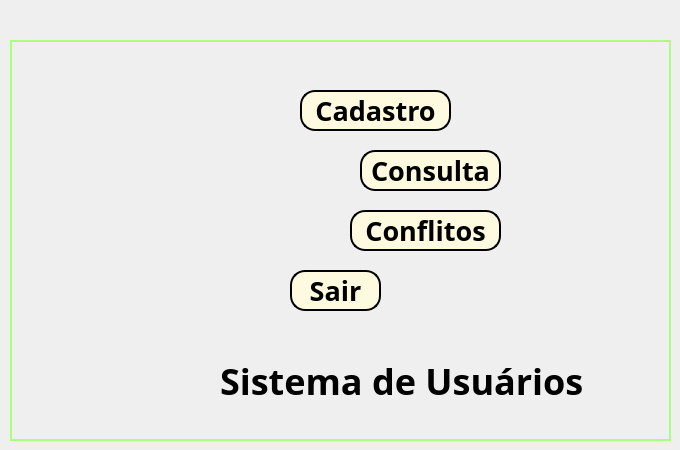
  <widget class="QWidget" name="centralwidget">
   <widget class="QLabel" name="label">
    <property name="geometry">
     <rect>
      <x>10</x>
      <y>40</y>
      <width>661</width>
      <height>401</height>
     </rect>
    </property>
    <property name="palette">
     <palette>
      <active>
       <colorrole role="WindowText">
        <brush brushstyle="SolidPattern">
         <color alpha="255">
          <red>170</red>
          <green>255</green>
          <blue>127</blue>
         </color>
        </brush>
       </colorrole>
       <colorrole role="Button">
        <brush brushstyle="SolidPattern">
         <color alpha="255">
          <red>40</red>
          <green>54</green>
          <blue>24</blue>
         </color>
        </brush>
       </colorrole>
       <colorrole role="Text">
        <brush brushstyle="SolidPattern">
         <color alpha="255">
          <red>170</red>
          <green>255</green>
          <blue>127</blue>
         </color>
        </brush>
       </colorrole>
       <colorrole role="ButtonText">
        <brush brushstyle="SolidPattern">
         <color alpha="255">
          <red>170</red>
          <green>255</green>
          <blue>127</blue>
         </color>
        </brush>
       </colorrole>
       <colorrole role="Base">
        <brush brushstyle="SolidPattern">
         <color alpha="255">
          <red>40</red>
          <green>54</green>
          <blue>24</blue>
         </color>
        </brush>
       </colorrole>
       <colorrole role="Window">
        <brush brushstyle="SolidPattern">
         <color alpha="255">
          <red>40</red>
          <green>54</green>
          <blue>24</blue>
         </color>
        </brush>
       </colorrole>
       <colorrole role="PlaceholderText">
        <brush brushstyle="NoBrush">
         <color alpha="128">
          <red>170</red>
          <green>255</green>
          <blue>127</blue>
         </color>
        </brush>
       </colorrole>
      </active>
      <inactive>
       <colorrole role="WindowText">
        <brush brushstyle="SolidPattern">
         <color alpha="255">
          <red>170</red>
          <green>255</green>
          <blue>127</blue>
         </color>
        </brush>
       </colorrole>
       <colorrole role="Button">
        <brush brushstyle="SolidPattern">
         <color alpha="255">
          <red>40</red>
          <green>54</green>
          <blue>24</blue>
         </color>
        </brush>
       </colorrole>
       <colorrole role="Text">
        <brush brushstyle="SolidPattern">
         <color alpha="255">
          <red>170</red>
          <green>255</green>
          <blue>127</blue>
         </color>
        </brush>
       </colorrole>
       <colorrole role="ButtonText">
        <brush brushstyle="SolidPattern">
         <color alpha="255">
          <red>170</red>
          <green>255</green>
          <blue>127</blue>
         </color>
        </brush>
       </colorrole>
       <colorrole role="Base">
        <brush brushstyle="SolidPattern">
         <color alpha="255">
          <red>40</red>
          <green>54</green>
          <blue>24</blue>
         </color>
        </brush>
       </colorrole>
       <colorrole role="Window">
        <brush brushstyle="SolidPattern">
         <color alpha="255">
          <red>40</red>
          <green>54</green>
          <blue>24</blue>
         </color>
        </brush>
       </colorrole>
       <colorrole role="PlaceholderText">
        <brush brushstyle="NoBrush">
         <color alpha="128">
          <red>170</red>
          <green>255</green>
          <blue>127</blue>
         </color>
        </brush>
       </colorrole>
      </inactive>
      <disabled>
       <colorrole role="WindowText">
        <brush brushstyle="SolidPattern">
         <color alpha="255">
          <red>170</red>
          <green>255</green>
          <blue>127</blue>
         </color>
        </brush>
       </colorrole>
       <colorrole role="Button">
        <brush brushstyle="SolidPattern">
         <color alpha="255">
          <red>40</red>
          <green>54</green>
          <blue>24</blue>
         </color>
        </brush>
       </colorrole>
       <colorrole role="Text">
        <brush brushstyle="SolidPattern">
         <color alpha="255">
          <red>170</red>
          <green>255</green>
          <blue>127</blue>
         </color>
        </brush>
       </colorrole>
       <colorrole role="ButtonText">
        <brush brushstyle="SolidPattern">
         <color alpha="255">
          <red>170</red>
          <green>255</green>
          <blue>127</blue>
         </color>
        </brush>
       </colorrole>
       <colorrole role="Base">
        <brush brushstyle="SolidPattern">
         <color alpha="255">
          <red>40</red>
          <green>54</green>
          <blue>24</blue>
         </color>
        </brush>
       </colorrole>
       <colorrole role="Window">
        <brush brushstyle="SolidPattern">
         <color alpha="255">
          <red>40</red>
          <green>54</green>
          <blue>24</blue>
         </color>
        </brush>
       </colorrole>
       <colorrole role="PlaceholderText">
        <brush brushstyle="NoBrush">
         <color alpha="128">
          <red>170</red>
          <green>255</green>
          <blue>127</blue>
         </color>
        </brush>
       </colorrole>
      </disabled>
     </palette>
    </property>
    <property name="font">
     <font>
      <family>Impact</family>
      <pointsize>48</pointsize>
      <weight>50</weight>
      <italic>false</italic>
      <bold>false</bold>
      <underline>false</underline>
      <strikeout>false</strikeout>
      <stylestrategy>PreferDefault</stylestrategy>
      <kerning>true</kerning>
     </font>
    </property>
    <property name="autoFillBackground">
     <bool>false</bool>
    </property>
    <property name="styleSheet">
     <string notr="true">color: rgb(170, 255, 127);
</string>
    </property>
    <property name="frameShape">
     <enum>QFrame::WinPanel</enum>
    </property>
    <property name="frameShadow">
     <enum>QFrame::Plain</enum>
    </property>
    <property name="text">
     <string/>
    </property>
    <property name="pixmap">
     <pixmap>../../../../Downloads/machine-learning-628x353.png</pixmap>
    </property>
    <property name="scaledContents">
     <bool>false</bool>
    </property>
    <property name="wordWrap">
     <bool>false</bool>
    </property>
    <property name="margin">
     <number>0</number>
    </property>
    <property name="openExternalLinks">
     <bool>false</bool>
    </property>
   </widget>
   <widget class="QPushButton" name="cadastro">
    <property name="geometry">
     <rect>
      <x>300</x>
      <y>90</y>
      <width>151</width>
      <height>41</height>
     </rect>
    </property>
    <property name="palette">
     <palette>
      <active>
       <colorrole role="WindowText">
        <brush brushstyle="SolidPattern">
         <color alpha="255">
          <red>0</red>
          <green>0</green>
          <blue>0</blue>
         </color>
        </brush>
       </colorrole>
       <colorrole role="Button">
        <brush brushstyle="SolidPattern">
         <color alpha="255">
          <red>254</red>
          <green>250</green>
          <blue>224</blue>
         </color>
        </brush>
       </colorrole>
       <colorrole role="Light">
        <brush brushstyle="SolidPattern">
         <color alpha="255">
          <red>255</red>
          <green>255</green>
          <blue>255</blue>
         </color>
        </brush>
       </colorrole>
       <colorrole role="Midlight">
        <brush brushstyle="SolidPattern">
         <color alpha="255">
          <red>255</red>
          <green>255</green>
          <blue>191</blue>
         </color>
        </brush>
       </colorrole>
       <colorrole role="Dark">
        <brush brushstyle="SolidPattern">
         <color alpha="255">
          <red>127</red>
          <green>127</green>
          <blue>63</blue>
         </color>
        </brush>
       </colorrole>
       <colorrole role="Mid">
        <brush brushstyle="SolidPattern">
         <color alpha="255">
          <red>170</red>
          <green>170</green>
          <blue>84</blue>
         </color>
        </brush>
       </colorrole>
       <colorrole role="Text">
        <brush brushstyle="SolidPattern">
         <color alpha="255">
          <red>0</red>
          <green>0</green>
          <blue>0</blue>
         </color>
        </brush>
       </colorrole>
       <colorrole role="BrightText">
        <brush brushstyle="SolidPattern">
         <color alpha="255">
          <red>255</red>
          <green>255</green>
          <blue>255</blue>
         </color>
        </brush>
       </colorrole>
       <colorrole role="ButtonText">
        <brush brushstyle="SolidPattern">
         <color alpha="255">
          <red>0</red>
          <green>0</green>
          <blue>0</blue>
         </color>
        </brush>
       </colorrole>
       <colorrole role="Base">
        <brush brushstyle="SolidPattern">
         <color alpha="255">
          <red>254</red>
          <green>250</green>
          <blue>224</blue>
         </color>
        </brush>
       </colorrole>
       <colorrole role="Window">
        <brush brushstyle="SolidPattern">
         <color alpha="255">
          <red>254</red>
          <green>250</green>
          <blue>224</blue>
         </color>
        </brush>
       </colorrole>
       <colorrole role="Shadow">
        <brush brushstyle="SolidPattern">
         <color alpha="255">
          <red>0</red>
          <green>0</green>
          <blue>0</blue>
         </color>
        </brush>
       </colorrole>
       <colorrole role="AlternateBase">
        <brush brushstyle="SolidPattern">
         <color alpha="255">
          <red>255</red>
          <green>255</green>
          <blue>191</blue>
         </color>
        </brush>
       </colorrole>
       <colorrole role="ToolTipBase">
        <brush brushstyle="SolidPattern">
         <color alpha="255">
          <red>255</red>
          <green>255</green>
          <blue>220</blue>
         </color>
        </brush>
       </colorrole>
       <colorrole role="ToolTipText">
        <brush brushstyle="SolidPattern">
         <color alpha="255">
          <red>0</red>
          <green>0</green>
          <blue>0</blue>
         </color>
        </brush>
       </colorrole>
       <colorrole role="PlaceholderText">
        <brush brushstyle="NoBrush">
         <color alpha="128">
          <red>0</red>
          <green>0</green>
          <blue>0</blue>
         </color>
        </brush>
       </colorrole>
      </active>
      <inactive>
       <colorrole role="WindowText">
        <brush brushstyle="SolidPattern">
         <color alpha="255">
          <red>0</red>
          <green>0</green>
          <blue>0</blue>
         </color>
        </brush>
       </colorrole>
       <colorrole role="Button">
        <brush brushstyle="SolidPattern">
         <color alpha="255">
          <red>254</red>
          <green>250</green>
          <blue>224</blue>
         </color>
        </brush>
       </colorrole>
       <colorrole role="Light">
        <brush brushstyle="SolidPattern">
         <color alpha="255">
          <red>255</red>
          <green>255</green>
          <blue>255</blue>
         </color>
        </brush>
       </colorrole>
       <colorrole role="Midlight">
        <brush brushstyle="SolidPattern">
         <color alpha="255">
          <red>255</red>
          <green>255</green>
          <blue>191</blue>
         </color>
        </brush>
       </colorrole>
       <colorrole role="Dark">
        <brush brushstyle="SolidPattern">
         <color alpha="255">
          <red>127</red>
          <green>127</green>
          <blue>63</blue>
         </color>
        </brush>
       </colorrole>
       <colorrole role="Mid">
        <brush brushstyle="SolidPattern">
         <color alpha="255">
          <red>170</red>
          <green>170</green>
          <blue>84</blue>
         </color>
        </brush>
       </colorrole>
       <colorrole role="Text">
        <brush brushstyle="SolidPattern">
         <color alpha="255">
          <red>0</red>
          <green>0</green>
          <blue>0</blue>
         </color>
        </brush>
       </colorrole>
       <colorrole role="BrightText">
        <brush brushstyle="SolidPattern">
         <color alpha="255">
          <red>255</red>
          <green>255</green>
          <blue>255</blue>
         </color>
        </brush>
       </colorrole>
       <colorrole role="ButtonText">
        <brush brushstyle="SolidPattern">
         <color alpha="255">
          <red>0</red>
          <green>0</green>
          <blue>0</blue>
         </color>
        </brush>
       </colorrole>
       <colorrole role="Base">
        <brush brushstyle="SolidPattern">
         <color alpha="255">
          <red>254</red>
          <green>250</green>
          <blue>224</blue>
         </color>
        </brush>
       </colorrole>
       <colorrole role="Window">
        <brush brushstyle="SolidPattern">
         <color alpha="255">
          <red>254</red>
          <green>250</green>
          <blue>224</blue>
         </color>
        </brush>
       </colorrole>
       <colorrole role="Shadow">
        <brush brushstyle="SolidPattern">
         <color alpha="255">
          <red>0</red>
          <green>0</green>
          <blue>0</blue>
         </color>
        </brush>
       </colorrole>
       <colorrole role="AlternateBase">
        <brush brushstyle="SolidPattern">
         <color alpha="255">
          <red>255</red>
          <green>255</green>
          <blue>191</blue>
         </color>
        </brush>
       </colorrole>
       <colorrole role="ToolTipBase">
        <brush brushstyle="SolidPattern">
         <color alpha="255">
          <red>255</red>
          <green>255</green>
          <blue>220</blue>
         </color>
        </brush>
       </colorrole>
       <colorrole role="ToolTipText">
        <brush brushstyle="SolidPattern">
         <color alpha="255">
          <red>0</red>
          <green>0</green>
          <blue>0</blue>
         </color>
        </brush>
       </colorrole>
       <colorrole role="PlaceholderText">
        <brush brushstyle="NoBrush">
         <color alpha="128">
          <red>0</red>
          <green>0</green>
          <blue>0</blue>
         </color>
        </brush>
       </colorrole>
      </inactive>
      <disabled>
       <colorrole role="WindowText">
        <brush brushstyle="SolidPattern">
         <color alpha="255">
          <red>0</red>
          <green>0</green>
          <blue>0</blue>
         </color>
        </brush>
       </colorrole>
       <colorrole role="Button">
        <brush brushstyle="SolidPattern">
         <color alpha="255">
          <red>254</red>
          <green>250</green>
          <blue>224</blue>
         </color>
        </brush>
       </colorrole>
       <colorrole role="Light">
        <brush brushstyle="SolidPattern">
         <color alpha="255">
          <red>255</red>
          <green>255</green>
          <blue>255</blue>
         </color>
        </brush>
       </colorrole>
       <colorrole role="Midlight">
        <brush brushstyle="SolidPattern">
         <color alpha="255">
          <red>255</red>
          <green>255</green>
          <blue>191</blue>
         </color>
        </brush>
       </colorrole>
       <colorrole role="Dark">
        <brush brushstyle="SolidPattern">
         <color alpha="255">
          <red>127</red>
          <green>127</green>
          <blue>63</blue>
         </color>
        </brush>
       </colorrole>
       <colorrole role="Mid">
        <brush brushstyle="SolidPattern">
         <color alpha="255">
          <red>170</red>
          <green>170</green>
          <blue>84</blue>
         </color>
        </brush>
       </colorrole>
       <colorrole role="Text">
        <brush brushstyle="SolidPattern">
         <color alpha="255">
          <red>0</red>
          <green>0</green>
          <blue>0</blue>
         </color>
        </brush>
       </colorrole>
       <colorrole role="BrightText">
        <brush brushstyle="SolidPattern">
         <color alpha="255">
          <red>255</red>
          <green>255</green>
          <blue>255</blue>
         </color>
        </brush>
       </colorrole>
       <colorrole role="ButtonText">
        <brush brushstyle="SolidPattern">
         <color alpha="255">
          <red>0</red>
          <green>0</green>
          <blue>0</blue>
         </color>
        </brush>
       </colorrole>
       <colorrole role="Base">
        <brush brushstyle="SolidPattern">
         <color alpha="255">
          <red>254</red>
          <green>250</green>
          <blue>224</blue>
         </color>
        </brush>
       </colorrole>
       <colorrole role="Window">
        <brush brushstyle="SolidPattern">
         <color alpha="255">
          <red>254</red>
          <green>250</green>
          <blue>224</blue>
         </color>
        </brush>
       </colorrole>
       <colorrole role="Shadow">
        <brush brushstyle="SolidPattern">
         <color alpha="255">
          <red>0</red>
          <green>0</green>
          <blue>0</blue>
         </color>
        </brush>
       </colorrole>
       <colorrole role="AlternateBase">
        <brush brushstyle="SolidPattern">
         <color alpha="255">
          <red>255</red>
          <green>255</green>
          <blue>127</blue>
         </color>
        </brush>
       </colorrole>
       <colorrole role="ToolTipBase">
        <brush brushstyle="SolidPattern">
         <color alpha="255">
          <red>255</red>
          <green>255</green>
          <blue>220</blue>
         </color>
        </brush>
       </colorrole>
       <colorrole role="ToolTipText">
        <brush brushstyle="SolidPattern">
         <color alpha="255">
          <red>0</red>
          <green>0</green>
          <blue>0</blue>
         </color>
        </brush>
       </colorrole>
       <colorrole role="PlaceholderText">
        <brush brushstyle="NoBrush">
         <color alpha="128">
          <red>0</red>
          <green>0</green>
          <blue>0</blue>
         </color>
        </brush>
       </colorrole>
      </disabled>
     </palette>
    </property>
    <property name="font">
     <font>
      <family>Arial Black</family>
      <pointsize>20</pointsize>
      <weight>75</weight>
      <bold>true</bold>
     </font>
    </property>
    <property name="styleSheet">
     <string notr="true">border-radius: 15px;
color: rgb(0, 0, 0);
border-color: rgb(0, 0, 0);
border-style: outset;
border-width: 2px;
background-color: rgb(254, 250, 224);</string>
    </property>
    <property name="text">
     <string>Cadastro</string>
    </property>
   </widget>
   <widget class="QPushButton" name="consulta">
    <property name="geometry">
     <rect>
      <x>360</x>
      <y>150</y>
      <width>141</width>
      <height>41</height>
     </rect>
    </property>
    <property name="font">
     <font>
      <family>Arial Black</family>
      <pointsize>20</pointsize>
      <weight>75</weight>
      <bold>true</bold>
     </font>
    </property>
    <property name="styleSheet">
     <string notr="true">border-radius: 15px;
color: rgb(0, 0, 0);
border-color: rgb(0, 0, 0);
border-style: outset;
border-width: 2px;
background-color: rgb(254, 250, 224);</string>
    </property>
    <property name="text">
     <string>Consulta</string>
    </property>
    <property name="autoExclusive">
     <bool>false</bool>
    </property>
    <property name="autoDefault">
     <bool>false</bool>
    </property>
    <property name="default">
     <bool>false</bool>
    </property>
    <property name="flat">
     <bool>false</bool>
    </property>
   </widget>
   <widget class="QPushButton" name="sair">
    <property name="geometry">
     <rect>
      <x>290</x>
      <y>270</y>
      <width>91</width>
      <height>41</height>
     </rect>
    </property>
    <property name="palette">
     <palette>
      <active>
       <colorrole role="WindowText">
        <brush brushstyle="SolidPattern">
         <color alpha="255">
          <red>0</red>
          <green>0</green>
          <blue>0</blue>
         </color>
        </brush>
       </colorrole>
       <colorrole role="Button">
        <brush brushstyle="SolidPattern">
         <color alpha="255">
          <red>254</red>
          <green>250</green>
          <blue>224</blue>
         </color>
        </brush>
       </colorrole>
       <colorrole role="Text">
        <brush brushstyle="SolidPattern">
         <color alpha="255">
          <red>0</red>
          <green>0</green>
          <blue>0</blue>
         </color>
        </brush>
       </colorrole>
       <colorrole role="ButtonText">
        <brush brushstyle="SolidPattern">
         <color alpha="255">
          <red>0</red>
          <green>0</green>
          <blue>0</blue>
         </color>
        </brush>
       </colorrole>
       <colorrole role="Base">
        <brush brushstyle="SolidPattern">
         <color alpha="255">
          <red>254</red>
          <green>250</green>
          <blue>224</blue>
         </color>
        </brush>
       </colorrole>
       <colorrole role="Window">
        <brush brushstyle="SolidPattern">
         <color alpha="255">
          <red>254</red>
          <green>250</green>
          <blue>224</blue>
         </color>
        </brush>
       </colorrole>
       <colorrole role="PlaceholderText">
        <brush brushstyle="NoBrush">
         <color alpha="128">
          <red>0</red>
          <green>0</green>
          <blue>0</blue>
         </color>
        </brush>
       </colorrole>
      </active>
      <inactive>
       <colorrole role="WindowText">
        <brush brushstyle="SolidPattern">
         <color alpha="255">
          <red>0</red>
          <green>0</green>
          <blue>0</blue>
         </color>
        </brush>
       </colorrole>
       <colorrole role="Button">
        <brush brushstyle="SolidPattern">
         <color alpha="255">
          <red>254</red>
          <green>250</green>
          <blue>224</blue>
         </color>
        </brush>
       </colorrole>
       <colorrole role="Text">
        <brush brushstyle="SolidPattern">
         <color alpha="255">
          <red>0</red>
          <green>0</green>
          <blue>0</blue>
         </color>
        </brush>
       </colorrole>
       <colorrole role="ButtonText">
        <brush brushstyle="SolidPattern">
         <color alpha="255">
          <red>0</red>
          <green>0</green>
          <blue>0</blue>
         </color>
        </brush>
       </colorrole>
       <colorrole role="Base">
        <brush brushstyle="SolidPattern">
         <color alpha="255">
          <red>254</red>
          <green>250</green>
          <blue>224</blue>
         </color>
        </brush>
       </colorrole>
       <colorrole role="Window">
        <brush brushstyle="SolidPattern">
         <color alpha="255">
          <red>254</red>
          <green>250</green>
          <blue>224</blue>
         </color>
        </brush>
       </colorrole>
       <colorrole role="PlaceholderText">
        <brush brushstyle="NoBrush">
         <color alpha="128">
          <red>0</red>
          <green>0</green>
          <blue>0</blue>
         </color>
        </brush>
       </colorrole>
      </inactive>
      <disabled>
       <colorrole role="WindowText">
        <brush brushstyle="SolidPattern">
         <color alpha="255">
          <red>0</red>
          <green>0</green>
          <blue>0</blue>
         </color>
        </brush>
       </colorrole>
       <colorrole role="Button">
        <brush brushstyle="SolidPattern">
         <color alpha="255">
          <red>254</red>
          <green>250</green>
          <blue>224</blue>
         </color>
        </brush>
       </colorrole>
       <colorrole role="Text">
        <brush brushstyle="SolidPattern">
         <color alpha="255">
          <red>0</red>
          <green>0</green>
          <blue>0</blue>
         </color>
        </brush>
       </colorrole>
       <colorrole role="ButtonText">
        <brush brushstyle="SolidPattern">
         <color alpha="255">
          <red>0</red>
          <green>0</green>
          <blue>0</blue>
         </color>
        </brush>
       </colorrole>
       <colorrole role="Base">
        <brush brushstyle="SolidPattern">
         <color alpha="255">
          <red>254</red>
          <green>250</green>
          <blue>224</blue>
         </color>
        </brush>
       </colorrole>
       <colorrole role="Window">
        <brush brushstyle="SolidPattern">
         <color alpha="255">
          <red>254</red>
          <green>250</green>
          <blue>224</blue>
         </color>
        </brush>
       </colorrole>
       <colorrole role="PlaceholderText">
        <brush brushstyle="NoBrush">
         <color alpha="128">
          <red>0</red>
          <green>0</green>
          <blue>0</blue>
         </color>
        </brush>
       </colorrole>
      </disabled>
     </palette>
    </property>
    <property name="font">
     <font>
      <family>Arial Black</family>
      <pointsize>20</pointsize>
      <weight>75</weight>
      <bold>true</bold>
     </font>
    </property>
    <property name="autoFillBackground">
     <bool>false</bool>
    </property>
    <property name="styleSheet">
     <string notr="true">border-radius: 15px;
color: rgb(0, 0, 0);
border-color: rgb(0, 0, 0);
border-style: outset;
border-width: 2px;
background-color: rgb(254, 250, 224);</string>
    </property>
    <property name="text">
     <string>Sair</string>
    </property>
   </widget>
   <widget class="QPushButton" name="conflitos1">
    <property name="geometry">
     <rect>
      <x>350</x>
      <y>210</y>
      <width>151</width>
      <height>41</height>
     </rect>
    </property>
    <property name="palette">
     <palette>
      <active>
       <colorrole role="WindowText">
        <brush brushstyle="SolidPattern">
         <color alpha="255">
          <red>0</red>
          <green>0</green>
          <blue>0</blue>
         </color>
        </brush>
       </colorrole>
       <colorrole role="Button">
        <brush brushstyle="SolidPattern">
         <color alpha="255">
          <red>254</red>
          <green>250</green>
          <blue>224</blue>
         </color>
        </brush>
       </colorrole>
       <colorrole role="Text">
        <brush brushstyle="SolidPattern">
         <color alpha="255">
          <red>0</red>
          <green>0</green>
          <blue>0</blue>
         </color>
        </brush>
       </colorrole>
       <colorrole role="ButtonText">
        <brush brushstyle="SolidPattern">
         <color alpha="255">
          <red>0</red>
          <green>0</green>
          <blue>0</blue>
         </color>
        </brush>
       </colorrole>
       <colorrole role="Base">
        <brush brushstyle="SolidPattern">
         <color alpha="255">
          <red>254</red>
          <green>250</green>
          <blue>224</blue>
         </color>
        </brush>
       </colorrole>
       <colorrole role="Window">
        <brush brushstyle="SolidPattern">
         <color alpha="255">
          <red>254</red>
          <green>250</green>
          <blue>224</blue>
         </color>
        </brush>
       </colorrole>
       <colorrole role="PlaceholderText">
        <brush brushstyle="NoBrush">
         <color alpha="128">
          <red>0</red>
          <green>0</green>
          <blue>0</blue>
         </color>
        </brush>
       </colorrole>
      </active>
      <inactive>
       <colorrole role="WindowText">
        <brush brushstyle="SolidPattern">
         <color alpha="255">
          <red>0</red>
          <green>0</green>
          <blue>0</blue>
         </color>
        </brush>
       </colorrole>
       <colorrole role="Button">
        <brush brushstyle="SolidPattern">
         <color alpha="255">
          <red>254</red>
          <green>250</green>
          <blue>224</blue>
         </color>
        </brush>
       </colorrole>
       <colorrole role="Text">
        <brush brushstyle="SolidPattern">
         <color alpha="255">
          <red>0</red>
          <green>0</green>
          <blue>0</blue>
         </color>
        </brush>
       </colorrole>
       <colorrole role="ButtonText">
        <brush brushstyle="SolidPattern">
         <color alpha="255">
          <red>0</red>
          <green>0</green>
          <blue>0</blue>
         </color>
        </brush>
       </colorrole>
       <colorrole role="Base">
        <brush brushstyle="SolidPattern">
         <color alpha="255">
          <red>254</red>
          <green>250</green>
          <blue>224</blue>
         </color>
        </brush>
       </colorrole>
       <colorrole role="Window">
        <brush brushstyle="SolidPattern">
         <color alpha="255">
          <red>254</red>
          <green>250</green>
          <blue>224</blue>
         </color>
        </brush>
       </colorrole>
       <colorrole role="PlaceholderText">
        <brush brushstyle="NoBrush">
         <color alpha="128">
          <red>0</red>
          <green>0</green>
          <blue>0</blue>
         </color>
        </brush>
       </colorrole>
      </inactive>
      <disabled>
       <colorrole role="WindowText">
        <brush brushstyle="SolidPattern">
         <color alpha="255">
          <red>0</red>
          <green>0</green>
          <blue>0</blue>
         </color>
        </brush>
       </colorrole>
       <colorrole role="Button">
        <brush brushstyle="SolidPattern">
         <color alpha="255">
          <red>254</red>
          <green>250</green>
          <blue>224</blue>
         </color>
        </brush>
       </colorrole>
       <colorrole role="Text">
        <brush brushstyle="SolidPattern">
         <color alpha="255">
          <red>0</red>
          <green>0</green>
          <blue>0</blue>
         </color>
        </brush>
       </colorrole>
       <colorrole role="ButtonText">
        <brush brushstyle="SolidPattern">
         <color alpha="255">
          <red>0</red>
          <green>0</green>
          <blue>0</blue>
         </color>
        </brush>
       </colorrole>
       <colorrole role="Base">
        <brush brushstyle="SolidPattern">
         <color alpha="255">
          <red>254</red>
          <green>250</green>
          <blue>224</blue>
         </color>
        </brush>
       </colorrole>
       <colorrole role="Window">
        <brush brushstyle="SolidPattern">
         <color alpha="255">
          <red>254</red>
          <green>250</green>
          <blue>224</blue>
         </color>
        </brush>
       </colorrole>
       <colorrole role="PlaceholderText">
        <brush brushstyle="NoBrush">
         <color alpha="128">
          <red>0</red>
          <green>0</green>
          <blue>0</blue>
         </color>
        </brush>
       </colorrole>
      </disabled>
     </palette>
    </property>
    <property name="font">
     <font>
      <family>Arial Black</family>
      <pointsize>20</pointsize>
      <weight>75</weight>
      <bold>true</bold>
     </font>
    </property>
    <property name="autoFillBackground">
     <bool>false</bool>
    </property>
    <property name="styleSheet">
     <string notr="true">border-radius: 15px;
color: rgb(0, 0, 0);
border-color: rgb(0, 0, 0);
border-style: outset;
border-width: 2px;
background-color: rgb(254, 250, 224);</string>
    </property>
    <property name="text">
     <string>Conflitos</string>
    </property>
   </widget>
   <widget class="QLabel" name="label_2">
    <property name="geometry">
     <rect>
      <x>220</x>
      <y>360</y>
      <width>411</width>
      <height>41</height>
     </rect>
    </property>
    <property name="font">
     <font>
      <family>Arial Black</family>
      <pointsize>27</pointsize>
      <weight>75</weight>
      <italic>false</italic>
      <bold>true</bold>
      <strikeout>false</strikeout>
      <stylestrategy>PreferDefault</stylestrategy>
      <kerning>true</kerning>
     </font>
    </property>
    <property name="tabletTracking">
     <bool>false</bool>
    </property>
    <property name="whatsThis">
     <string/>
    </property>
    <property name="autoFillBackground">
     <bool>false</bool>
    </property>
    <property name="styleSheet">
     <string notr="true">;
background-color: none;
color: rgb(0, 0, 0);
border-width: 2px;
</string>
    </property>
    <property name="text">
     <string>Sistema de Usuários</string>
    </property>
    <property name="scaledContents">
     <bool>false</bool>
    </property>
    <property name="wordWrap">
     <bool>false</bool>
    </property>
    <property name="openExternalLinks">
     <bool>false</bool>
    </property>
   </widget>
  </widget>
